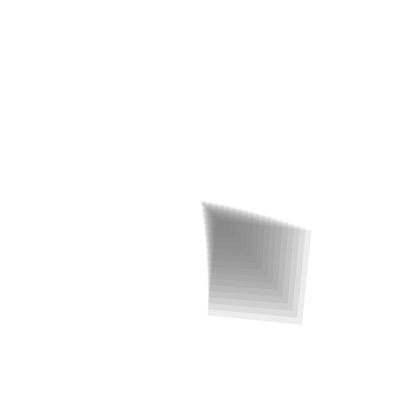
Frame 1 (no input)
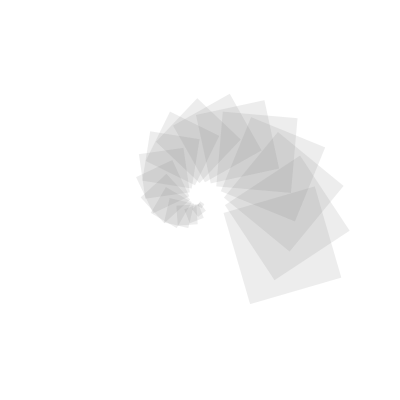
Frame 60 (the mouse pressed at the canvas centre just before this capture)
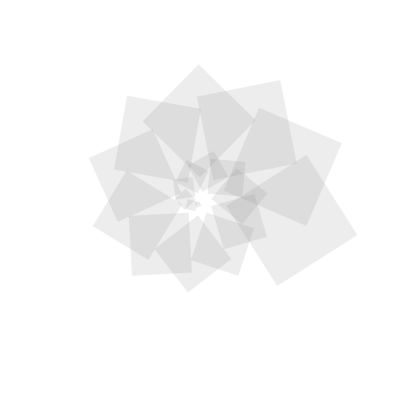
Frame 120 (the mouse held since frame 60 and released just before this capture)

The Processing sketch that drew these frames (run headless with seeded random() and noise(); from frame 60 on, the mouse is pressed at the canvas centre):

// Processing sketch: processing_180653
// ── processing_180653.pde

//The MIT License (MIT) - See Licence.txt for details

//Copyright (c) 2013 Mick Grierson, Matthew Yee-King, Marco Gillies

/*
This doesn't use any trigonometry (no sin, cos or tan stuff, and no PI), but has a very similar affect.
 
It uses a value I've called 'time' to keep things moving round. Have a play with it. 
*/
 
 
float time = 0; /* This is going to function as a clock. We'll update it with a value every time a frame gets drawn*/
 
void setup() {
size(400,400);/* setup the size */
frameRate(25);/* This sets the current frameRate */
}
 
void draw() {/* this does the drawing once per frame */
  background(255); /* clear the screen with white */
  translate(width*0.5,height*0.5); /* translate all the drawing to the middle of the screen */
  noStroke(); /*stop the computer filling in shapes*/
  time=time+0.005;
  
  
  for (int i = 0;i < 20; i++) { /* this for loop organises the drawing. It will do the drawing 20 times (between 0 and 19)  */
    rotate(time); /* rotate the coordinate system a bit */
    fill(127,127,127,35);
    rect(i,i,i*5,i*5); /* this is the actual drawing.
    This says 'Draw a line, starting from i,i (x and y location), and being of size i*5 in both width and depth
    because it's in a for loop, it gets 'called' (used) 20 times, with a different value for 'i' each time */

  }
}
